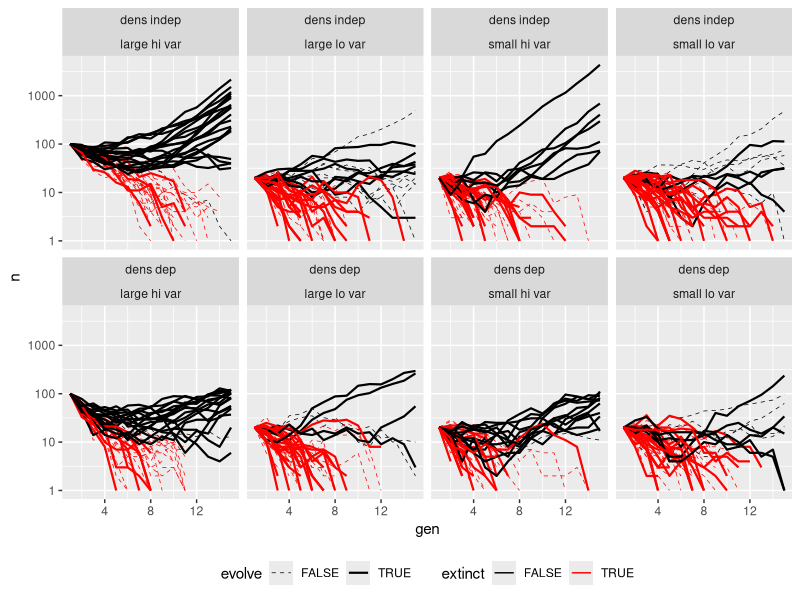
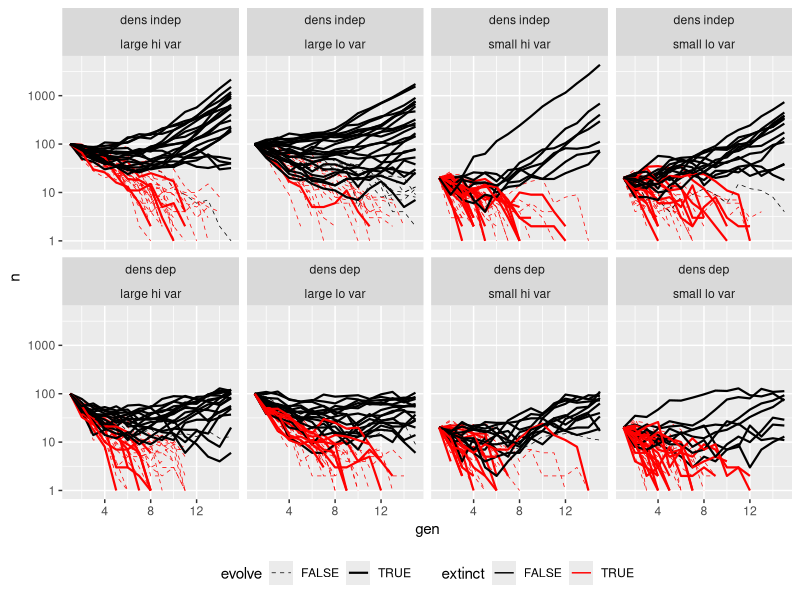
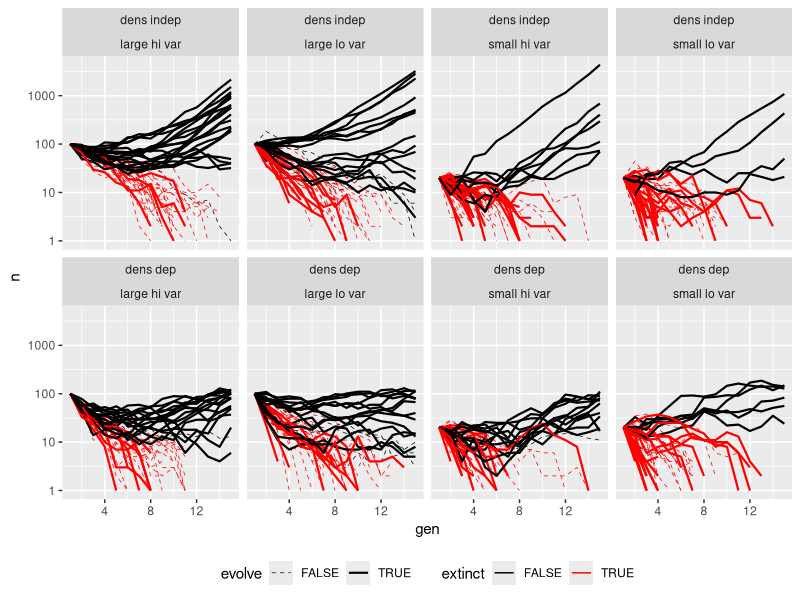
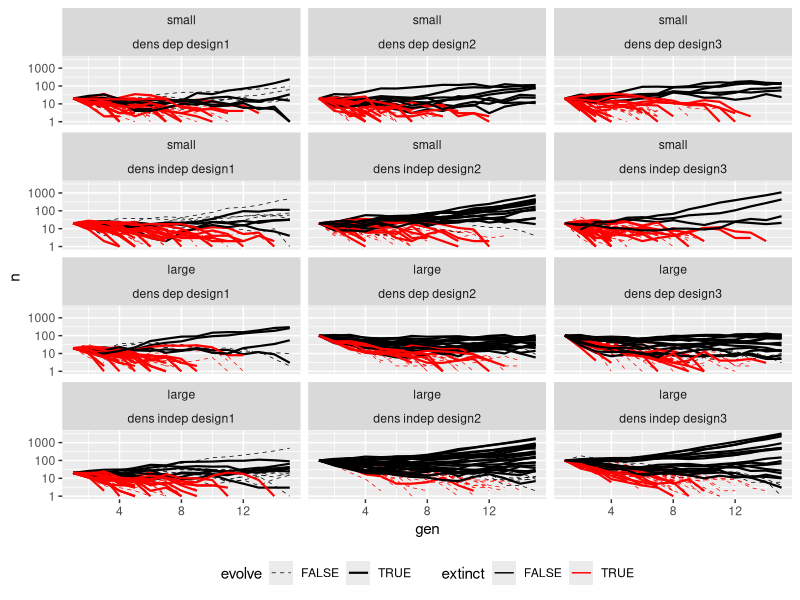

Write R code to recreate these figures, in order. (Note: this script raises an error after producing the figures.)
# Plot results

library(ggplot2)
library(dplyr)
library(tidyr)

rm(list = ls())

d1 = read.csv('simulations/simulate_design/output/design1_summary.csv')
d2 = read.csv('simulations/simulate_design/output/design2_summary.csv')
d3 = read.csv('simulations/simulate_design/output/design3_summary.csv')
nb = read.csv('simulations/simulate_design/output/design_nb_summary.csv')

# Combine I guess
# (me reaping... me sowing)

# Design 1:

design1 = rbind(d1, nb)

design1 %>%
  mutate(bottleneck = factor(design > 0,  labels = c('hi var', 'lo var')),
         n.pop0     = factor(n.pop0 > 20, labels = c('small', 'large')),
         alpha      = factor(alpha  > 0,  labels = c('dens indep', 'dens dep'))) %>%
  group_by(trial, n.pop0, bottleneck, alpha, evolve) %>%
  mutate(extinct = max(gen) < 15) %>%
  ungroup() %>%
  ggplot(aes(x = gen, y = n)) +
  geom_line(
    aes(
      group    = interaction(trial, n.pop0, evolve, bottleneck),
      linetype = evolve,
      size     = evolve,
      colour   = extinct
    )
  ) +
  scale_linetype_manual(values = 2:1) +
  scale_size_manual(values = c(0.25, 0.75)) +
  scale_color_manual(values = c('black', 'red')) +
  scale_y_log10() +
  facet_wrap(alpha ~ paste(n.pop0, bottleneck), ncol = 4) +
  theme(legend.position = 'bottom')

# Design 2

design2 = rbind(d2 %>% select(names(nb)), nb)

design2 %>%
  mutate(bottleneck = factor(design > 0,  labels = c('hi var', 'lo var')),
         n.pop0     = factor(n.pop0 > 20, labels = c('small', 'large')),
         alpha      = factor(alpha  > 0,  labels = c('dens indep', 'dens dep'))) %>%
  group_by(trial, n.pop0, bottleneck, alpha, evolve) %>%
  mutate(extinct = max(gen) < 15) %>%
  ungroup() %>%
  ggplot(aes(x = gen, y = n)) +
  geom_line(
    aes(
      group    = interaction(trial, n.pop0, evolve, bottleneck),
      linetype = evolve,
      size     = evolve,
      colour   = extinct
    )
  ) +
  scale_linetype_manual(values = 2:1) +
  scale_size_manual(values = c(0.25, 0.75)) +
  scale_color_manual(values = c('black', 'red')) +
  scale_y_log10() +
  facet_wrap(alpha ~ paste(n.pop0, bottleneck), ncol = 4) +
  theme(legend.position = 'bottom')

### Design 3

design3 = rbind(d3 %>% select(names(nb)), nb)

design3 %>%
  mutate(bottleneck = factor(design > 0,  labels = c('hi var', 'lo var')),
         n.pop0     = factor(n.pop0 > 20, labels = c('small', 'large')),
         alpha      = factor(alpha  > 0,  labels = c('dens indep', 'dens dep'))) %>%
  group_by(trial, n.pop0, bottleneck, alpha, evolve) %>%
  mutate(extinct = max(gen) < 15) %>%
  ungroup() %>%
  ggplot(aes(x = gen, y = n)) +
  geom_line(
    aes(
      group    = interaction(trial, n.pop0, evolve, bottleneck),
      linetype = evolve,
      size     = evolve,
      colour   = extinct
    )
  ) +
  scale_linetype_manual(values = 2:1) +
  scale_size_manual(values = c(0.25, 0.75)) +
  scale_color_manual(values = c('black', 'red')) +
  scale_y_log10() +
  facet_wrap(alpha ~ paste(n.pop0, bottleneck), ncol = 4) +
  theme(legend.position = 'bottom')

### Combine all designs, bottleneck only

rbind(design1, design2, design3) %>%
  filter(design > 0) %>%
  mutate(n.pop0     = factor(n.pop0 > 20, labels = c('small', 'large')),
         alpha      = factor(alpha  > 0,  labels = c('dens indep', 'dens dep')),
         design     = paste0('design', design)) %>%
  group_by(trial, n.pop0, design, alpha, evolve) %>%
  mutate(extinct = max(gen) < 15) %>%
  ungroup() %>%
  ggplot(aes(x = gen, y = n)) +
  geom_line(
    aes(
      group    = interaction(trial, n.pop0, evolve, design),
      linetype = evolve,
      size     = evolve,
      colour   = extinct
    )
  ) +
  scale_linetype_manual(values = 2:1) +
  scale_size_manual(values = c(0.25, 0.75)) +
  scale_color_manual(values = c('black', 'red')) +
  scale_y_log10() +
  facet_wrap(n.pop0 ~ paste(alpha, design), nrow = 4) +
  theme(legend.position = 'bottom')

### Average population size

design.means = rbind(design1, design2, design3) %>%
  filter(design > 0) %>%
  group_by(trial, design, n.pop0, alpha, evolve) %>%
  arrange(desc(gen)) %>%
  distinct(trial, design, n.pop0, alpha, evolve, .keep_all = TRUE) %>%
  filter(gen < 15) %>%
  uncount(weight = 15 - gen) %>%
  mutate(n = 0, gen = gen + (1:(15-gen[1]))) %>%
  ungroup() %>% 
  rbind(rbind(design1, design2, design3) %>% filter(design > 0)) %>%
  group_by(n.pop0, design, n.pop0, alpha, evolve, gen) %>%
  summarise(nbar = mean(n),
            nvar = var(n),
            nobs = n()) %>%
  ungroup()
  
design.means %>%
  filter(nbar > 0) %>%
  mutate(n.pop0     = factor(n.pop0 > 20, labels = c('small', 'large')),
         alpha      = factor(alpha  > 0,  labels = c('dens indep', 'dens dep')),
         design     = paste0('design', design)) %>%
  ggplot(aes(x = gen, y = nbar)) +
  geom_line(
    aes(
      group    = interaction(n.pop0, evolve, design),
      linetype = evolve,
      size     = evolve,
    )
  ) +
  # geom_ribbon(
  #   aes(
  #     ymin = nbar - 2 * sqrt(nvar / nobs),
  #     ymax = nbar + 2 * sqrt(nvar / nobs),
  #     group = interaction(n.pop0, evolve, design)
  #   ),
  #   alpha = 0.1
  # ) +
  scale_linetype_manual(values = 2:1) +
  scale_size_manual(values = c(0.25, 0.75)) +
  scale_y_log10() +
  facet_wrap(~ paste(n.pop0, alpha, design, sep = ', '), nrow = 4) +
  theme(legend.position = 'bottom')
